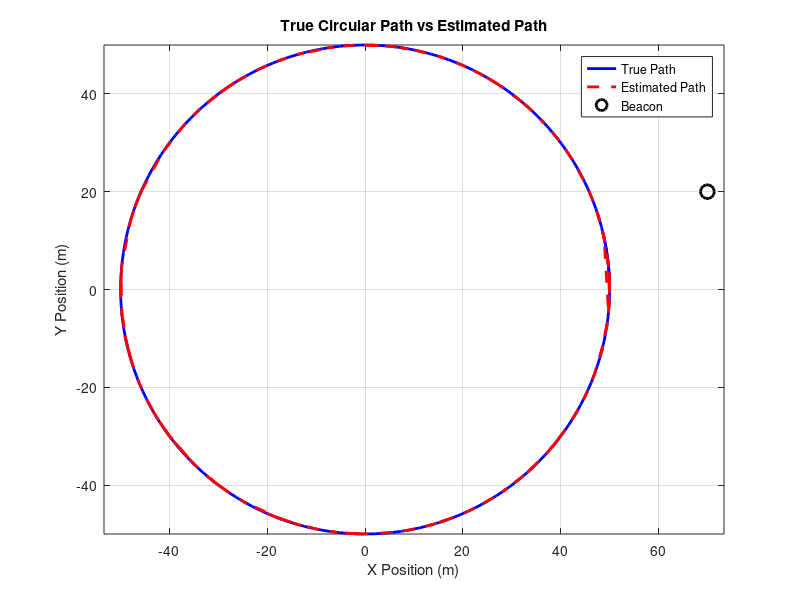
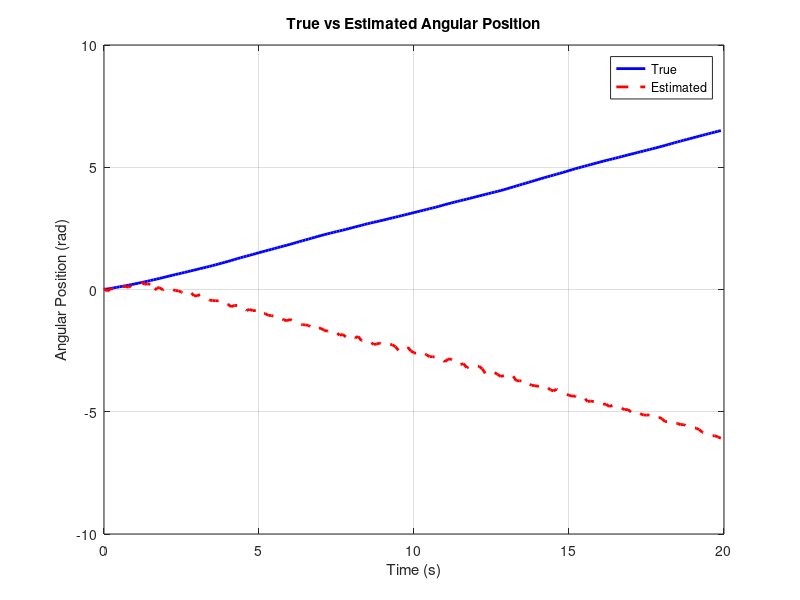

Reproduce these figures in MATLAB, in order.
clc;
clear;
close all;

%% PARAMETERS

dt = 0.1;              % Sampling time
T = 20;                % Total simulation time
N = T/dt;

R = 50;                % Circular track radius (m)

true_speed = 10;       % Approx speed (m/s)
true_omega = true_speed / R;   % Angular velocity

sigma_process = 0.01;  % Process noise std
sigma_meas = 1.5;      % Measurement noise std

%% BEACON POSITION (outside track)

bx = 70;
by = 20;

%% TRUE STATES

theta_true = zeros(1,N);
omega_true = zeros(1,N);

theta_true(1) = 0;
omega_true(1) = true_omega;

for k = 2:N
    
    process_noise = sigma_process * randn;
    
    omega_true(k) = omega_true(k-1) + process_noise;
    theta_true(k) = theta_true(k-1) + omega_true(k-1)*dt;
end

%% TRUE POSITION (x,y)

x_true = R * cos(theta_true);
y_true = R * sin(theta_true);

%% MEASUREMENTS (distance to beacon)

z = zeros(1,N);

for k = 1:N
    
    distance_true = sqrt((x_true(k)-bx)^2 + (y_true(k)-by)^2);
    measurement_noise = sigma_meas * randn;
    
    z(k) = distance_true + measurement_noise;
end

%% EKF INITIALIZATION

x_est = zeros(2,N);   % [theta; omega]

x_est(:,1) = [0.05; true_omega];

P = eye(2);

A = [1 dt;
     0 1];

Q = [0.01 0;
     0 0.01];

R_meas = sigma_meas^2;

%% EKF LOOP

for k = 2:N
    
    %% Prediction
    
    x_pred = A * x_est(:,k-1);
    P_pred = A * P * A' + Q;
    
    theta = x_pred(1);
    
    %% Predicted position
    
    x_pred_pos = R * cos(theta);
    y_pred_pos = R * sin(theta);
    
    %% Measurement model
    
    h = sqrt((x_pred_pos - bx)^2 + (y_pred_pos - by)^2);
    
    %% Jacobian H
    
    dh_dtheta = ((bx - x_pred_pos)*(R*sin(theta)) + ...
             (by - y_pred_pos)*(-R*cos(theta))) / h;

H = [dh_dtheta 0];    
    %% Update
    
    K = P_pred * H' / (H * P_pred * H' + R_meas);
    
    x_est(:,k) = x_pred + K * (z(k) - h);
    
    P = (eye(2) - K * H) * P_pred;
end

%% ESTIMATED POSITION

theta_est = x_est(1,:);

x_est_plot = R * cos(theta_est);
y_est_plot = R * sin(theta_est);

%% PLOTS

figure;
plot(x_true, y_true, 'b', 'LineWidth', 2);
hold on;
plot(x_est_plot, y_est_plot, 'r--', 'LineWidth', 2);
plot(bx, by, 'ko', 'MarkerSize', 10, 'LineWidth', 2);
xlabel('X Position (m)');
ylabel('Y Position (m)');
title('True Circular Path vs Estimated Path');
legend('True Path', 'Estimated Path', 'Beacon');
grid on;
axis equal;

figure;
time = 0:dt:T-dt;

plot(time, theta_true, 'b', 'LineWidth', 2);
hold on;
plot(time, theta_est, 'r--', 'LineWidth', 2);
xlabel('Time (s)');
ylabel('Angular Position (rad)');
title('True vs Estimated Angular Position');
legend('True', 'Estimated');
grid on;

%% ERROR

position_error = mean(sqrt((x_true - x_est_plot).^2 + ...
                           (y_true - y_est_plot).^2));

fprintf('Average Circular Position Error = %.2f m\n', position_error);
